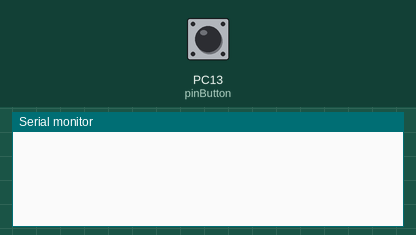
The sketch below on a simulated STM32 Blue Pill. Shown: the last lines printed to the serial monitor. Inputs (shaded band) come from the test bench; at power-on: PC13 (pinButton) LOW.

Above: at 1.2 s.
1.3 s: PC13 (pinButton) pulled HIGH for 0.15 s
At 1.8 s:
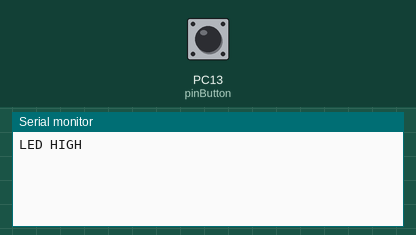
2.9 s: PC13 (pinButton) pulled HIGH for 1 s
At 4.2 s:
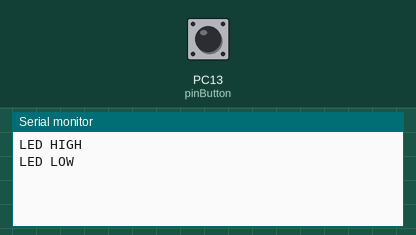

The sketch:

16-11-21_STM32_Button_Prev_and_Present.ino
```cpp
// Inisialisasi pin STM32
int pinButton = PC13;

// Inisialisasi variabel
int buttonLampau = 0;
int count = 0;

void setup() {
  Serial.begin(9600);

  // Deklarasi pin sebagai Input/Output
  pinMode(pinButton, INPUT);

}

void loop() {
  // Membaca nilai pada button
  int buttonSekarang = digitalRead(pinButton);

  // Logika
  if(buttonSekarang == 1 && buttonLampau == 0){
    if(count == 0){
      Serial.println("LED HIGH");
      count = 1;
    }
    else{
      Serial.println("LED LOW");
      count = 0;
    }

  }
  buttonLampau = buttonSekarang;
//  Serial.println("Hitungan ke :" + String(count));

}
```

Measured:
- after the input at 1.3 s, the serial monitor: prints a new line at once (image 1)
- after the input at 2.9 s, the serial monitor: prints a new line at once (image 2)
